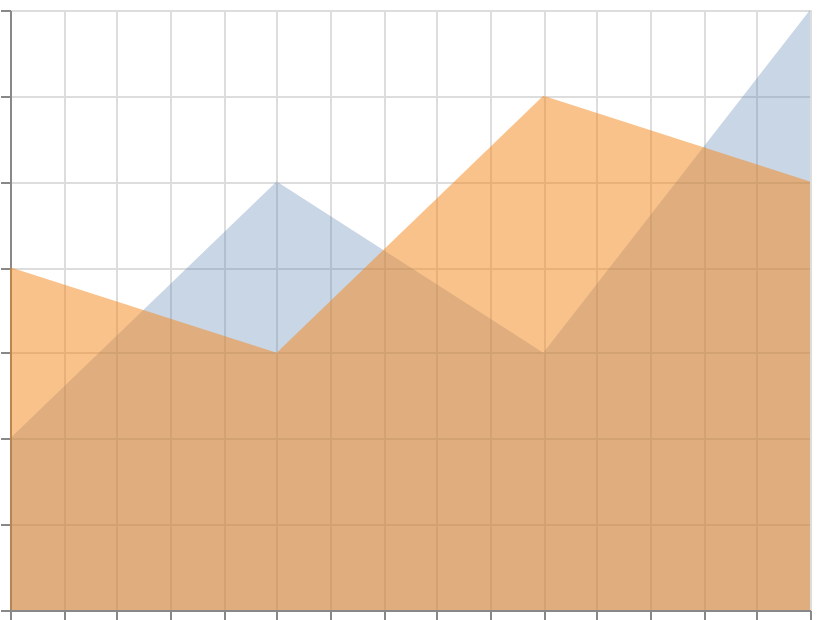

The specification (Vega-Lite) saved for this image:
### Vega-Lite specification from a JSON file in a GitHub repository (floating-point values rounded to 4 significant figures)
{"$schema": "https://vega.github.io/schema/vega-lite/v6.json", "width": 400, "height": 300, "padding": 5, "autosize": "none", "data": {"name": "table", "values": [{"x": 1, "y": 2, "z": 4}, {"x": 2, "y": 5, "z": 3}, {"x": 3, "y": 3, "z": 6}, {"x": 4, "y": 7, "z": 5}]}, "layer": [{"mark": {"type": "area", "fillOpacity": 0.3, "color": "#4c78a8"}, "encoding": {"x": {"field": "x", "type": "quantitative"}, "y": {"field": "y", "type": "quantitative"}}}, {"mark": {"type": "area", "fillOpacity": 0.5, "color": "#f58518"}, "encoding": {"x": {"field": "x", "type": "quantitative"}, "y": {"field": "z", "type": "quantitative"}}}]}
